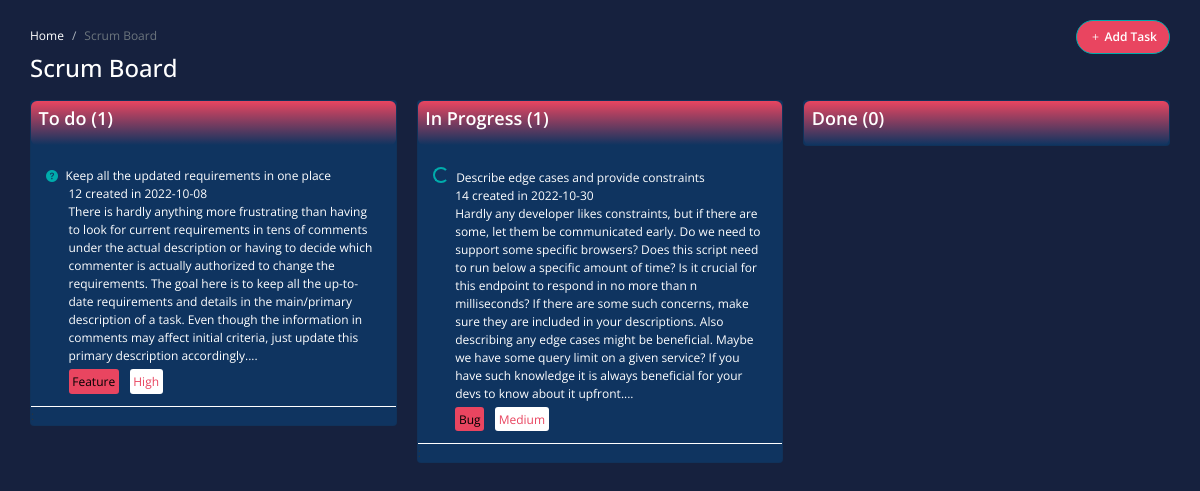
The page / on the database its author committed.
### tables this page shows
CREATE TABLE `tasks` (
  `id` int(11) NOT NULL,
  `title` varchar(255) DEFAULT NULL,
  `type_id` int(11) DEFAULT NULL,
  `priority_id` int(11) DEFAULT NULL,
  `status_id` int(11) DEFAULT NULL,
  `task_datetime` date DEFAULT NULL,
  `description` text DEFAULT NULL
);

CREATE TABLE `types` (
  `id` int(11) NOT NULL,
  `name` varchar(255) DEFAULT NULL
);

CREATE TABLE `priorities` (
  `id` int(11) NOT NULL,
  `name` varchar(255) DEFAULT NULL
);

### assets/php/scripts.php (the view, shortened to what this page needs)
<?php
    include('database.php');
  $todo="select tasks.id , tasks.title , tasks.task_datetime , tasks.description , priorities.name AS prioritie ,
  tasks.priority_id, statuses.name AS status , tasks.status_id, types.name AS type
   from tasks
    inner join priorities ON tasks.priority_id = priorities.id
    inner join statuses ON tasks.status_id = statuses.id
    inner join types ON tasks.type_id = types.id
    WHERE tasks.status_id = 1";
    $a=mysqli_num_rows(mysqli_query($link,$todo));
  $inprogress="select tasks.id , tasks.title , tasks.task_datetime , tasks.description , priorities.name AS prioritie ,
  tasks.priority_id, statuses.name AS status , tasks.status_id, types.name AS type
   from tasks
    inner join priorities ON tasks.priority_id = priorities.id
    inner join statuses ON tasks.status_id = statuses.id
    inner join types ON tasks.type_id = types.id
    WHERE tasks.status_id = 2";
    $b=mysqli_num_rows(mysqli_query($link,$inprogress));
  $done="select tasks.id , tasks.title , tasks.task_datetime , tasks.description , priorities.name AS prioritie ,
  tasks.priority_id, statuses.name AS status , tasks.status_id, types.name AS type
   from tasks
    inner join priorities ON tasks.priority_id = priorities.id
    inner join statuses ON tasks.status_id = statuses.id
    inner join types ON tasks.type_id = types.id
    WHERE tasks.status_id = 3";
    $c=mysqli_num_rows(mysqli_query($link,$done));
    function getTasks($status)
    {
    $sql = "select tasks.id , tasks.title , tasks.task_datetime , tasks.description , priorities.name AS prioritie ,
    tasks.priority_id, statuses.name AS status , tasks.status_id, types.name AS type
     from tasks
      inner join priorities ON tasks.priority_id = priorities.id
      inner join statuses ON tasks.status_id = statuses.id
      inner join types ON tasks.type_id = types.id
      WHERE tasks.status_id = $status  ";
        global $link ;
        $res = mysqli_query($link,$sql);
        if(mysqli_num_rows($res) > 0){
            while($row = mysqli_fetch_assoc($res)){
                if($status == 1){
                    echo'
                        <button id="'.$row["id"].'" class="p-3 border-0   border-bottom border-white mt-2 color-trans col-12" onclick="pup(this.id)">
                                <div class="">
                                    <i class=""></i>
                                </div>
                                <div class="text-start">
                                    <div class="text-white "><i class=" < bi bi-question-circle-fill text-success me-2" dataTitle="'.$row["title"].'"  id="'.$row["id"]."t".'"></i>'.$row["title"].'</div>
                                    <div class="">
                                        <div class="text-white ms-4"  datatime="'.$row["task_datetime"].'"  id="'.$row["id"]."date".'">'.$row["id"].' created in '.$row["task_datetime"].'</div>
                                        <div class="text-white ms-4  title="" dataDescription="'.$row["description"].'" id="'.$row["id"]."d".'" >'.$row["description"].'...</div>
                                    </div>
                                    <div class="mt-2 ms-4 text-start">
                                        <span class="hight p-1 me-2 " datatype="'.$row["type"].'" id="'.$row["id"]."type".'">'.$row["type"].'</span>
                                        <span class="feature p-1" dataprioritie="'.$row["priority_id"].'" id="'.$row["id"]."prioritie".'">'.$row["prioritie"].'</span>
                                        <span class="d-none status" datastatus="'.$row["status_id"].'"  id="'.$row["id"]."status".'" > '.$row["status"].' </span>
                                    </div>
                                </div>
                            </button>:
                        ';
                }
                if($status == 2){
                echo'
                    <button id="'.$row["id"].'" class="p-3 border-0   border-bottom border-white mt-2 color-trans col-12" onclick="pup(this.id)">
							<div class="">
								<i class=""></i>
							</div>
							<div class="text-start">
								<div class="text-white "><i class=" spinner-border spinner-border-sm  text-success me-2" dataTitle="'.$row["title"].'"  id="'.$row["id"]."t".'"></i>'.$row["title"].'</div>
								<div class="">
									<div class="text-white ms-4"  datatime="'.$row["task_datetime"].'"  id="'.$row["id"]."date".'">'.$row["id"].' created in '.$row["task_datetime"].'</div>
									<div class="text-white ms-4  title="" dataDescription="'.$row["description"].'" id="'.$row["id"]."d".'" >'.$row["description"].'...</div>
								</div>
								<div class="mt-2 ms-4 text-start">
									<span class="hight p-1 me-2 " datatype="'.$row["type"].'" id="'.$row["id"]."type".'">'.$row["type"].'</span>
									<span class="feature p-1" dataprioritie="'.$row["priority_id"].'" id="'.$row["id"]."prioritie".'">'.$row["prioritie"].'</span>
									<span class="d-none status" datastatus="'.$row["status_id"].'"  id="'.$row["id"]."status".'" > '.$row["status"].' </span>
								</div>
							</div>
						</button>:
                    ';
            }
        }
    }
}
?>

### index.php (shortened to what this page needs)
<?php
	include('./assets/php/scripts.php');
?>
<!DOCTYPE html>
<html lang="en">
<head>
	<link href="https://cdn.jsdelivr.net/npm/bootstrap@5.2.2/dist/css/bootstrap.min.css" rel="stylesheet"
>
	<link href="./assets/css/vendor.min.css" rel="stylesheet" />
	<link href="./assets/css/default/app.min.css" rel="stylesheet" />
	<link href="./assets/css/style.css" rel="stylesheet" />
	<link rel="stylesheet" href="https://cdn.jsdelivr.net/npm/bootstrap-icons@1.5.0/font/bootstrap-icons.css" />
</head>
<body>
	<div id="app" class="app-without-sidebar ">
		<div id="content" class="app-content main-style">
			<div class=" row ">
				<div class="col-6 ">
					<ol class="breadcrumb ">
						<li class="breadcrumb-item "><a class="text-white text-decoration-none"
								href="javascript:;">Home</a></li>
						<li class="breadcrumb-item active ">Scrum Board </li>
					</ol>
					<h1 class="page-header text-white ">
						Scrum Board
					</h1>
				</div>
				<div class=" col-6 text-end">
					<button id="button" class="btn btn-success rounded-pill" onclick="popupAddTask()"  type="button" data-bs-toggle="modal" data-bs-target="#modal-task" ><i class="bi bi-plus text-white"></i> Add Task</button>
				</div>
			</div>
			<div class="row ">
				<div class="col-lg-4 col-md-6 col-sm-12 mb-4 ">
					<div class="card " style="background-color: #0F3460 ;">
						<div class="color p-2 rounded-3">
							<h4 class=" text-white">To do (<span id="to-do-tasks-count"><?= $a;?></span>)</h4>
						</div>
						<div class=" " id="to-do-tasks">
							<?php
							getTasks(1);
							?>
						</div>
					</div>
				</div>
				<div class="col-lg-4 col-md-6 col-sm-12 mb-4">
					<div class="card " style="background-color: #0F3460 ;">
						<div class="color p-2 rounded-3">
							<h4 class="text-white">In Progress (<span id="in-progress-tasks-count"><?= $b;?></span>)</h4>
						</div>
						<div class="" id="in-progress-tasks">
							<?php
							getTasks(2);
							?>
						</div>
					</div>
				</div>
				<div class=" col-lg-4 col-md-6 col-sm-12 mb-4">
					<div class="card" style="background-color: #0F3460 ;">
						<div class="color p-2 rounded-3">
							<h4 class="text-white">Done (<span id="done-tasks-count"><?= $c;?></span>)</h4>
						</div>
					</div>
				</div>
			</div>
		</div>
	</div>
</body>
</html>

### assets/css/style.css (style rules this page uses)
.main-style { min-height: 100vh; background-image: linear-gradient(#16213e 80%, #533483 100%); background-size: 360px; background-position: right bottom; background-attachment: fixed; }
#button { background-color: #e94560; }
.color { background-image: linear-gradient(#e94560, #0f3460); }
.color-trans { background-color: rgba(245, 245, 220, 0); }
.hight { background-color: #e94560; border-radius: 3px; }
.feature { background-color: white; color: #e94560; border-radius: 3px; }

### rows shown on the page
tasks: title "Keep all the updated requirements in one place", id "12", task_datetime "2022-10-08", description "There is hardly anything more frustrating than having to look for current requirements in tens of comments under the actual description or having to decide which commenter is actually authorized to change the requirements. The goal here is to keep all the up-to-date requirements and details in the main/primary description of a task. Even though the information in comments may affect initial criteria, just update this primary description accordingly.", type.name "Feature", priority.name "High"
tasks: title "Describe edge cases and provide constraints", id "14", task_datetime "2022-10-30", description "Hardly any developer likes constraints, but if there are some, let them be communicated early. Do we need to support some specific browsers? Does this script need to run below a specific amount of time? Is it crucial for this endpoint to respond in no more than n milliseconds? If there are some such concerns, make sure they are included in your descriptions. Also describing any edge cases might be beneficial. Maybe we have some query limit on a given service? If you have such knowledge it is always beneficial for your devs to know about it upfront.", type.name "Bug", priority.name "Medium"

### other values the page prints
$a "1"
$b "1"
$c "0"
